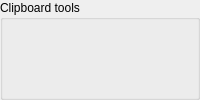
            <widget class="QGroupBox" name="groupBox_3">
             <property name="title">
              <string>Clipboard tools</string>
             </property>
             <layout class="QGridLayout">
              <property name="margin">
               <number>2</number>
              </property>
              <property name="spacing">
               <number>2</number>
              </property>
              <item row="0" column="0">
               <widget class="QPushButton" name="cutButton">
                <property name="sizePolicy">
                 <sizepolicy hsizetype="Fixed" vsizetype="Fixed">
                  <horstretch>0</horstretch>
                  <verstretch>0</verstretch>
                 </sizepolicy>
                </property>
                <property name="minimumSize">
                 <size>
                  <width>25</width>
                  <height>25</height>
                 </size>
                </property>
                <property name="maximumSize">
                 <size>
                  <width>25</width>
                  <height>25</height>
                 </size>
                </property>
                <property name="focusPolicy">
                 <enum>Qt::NoFocus</enum>
                </property>
                <property name="toolTip">
                 <string>cut</string>
                </property>
                <property name="whatsThis">
                 <string/>
                </property>
                <property name="text">
                 <string/>
                </property>
                <property name="icon">
                 <iconset theme="edit-cut" resource="board.qrc">
                  <normaloff>:/boardicons/resources/pics/editcut.png</normaloff>:/boardicons/resources/pics/editcut.png</iconset>
                </property>
                <property name="iconSize">
                 <size>
                  <width>22</width>
                  <height>22</height>
                 </size>
                </property>
                <property name="checkable">
                 <bool>false</bool>
                </property>
                <property name="flat">
                 <bool>true</bool>
                </property>
               </widget>
              </item>
              <item row="0" column="1">
               <widget class="QPushButton" name="pasteButton">
                <property name="sizePolicy">
                 <sizepolicy hsizetype="Fixed" vsizetype="Fixed">
                  <horstretch>0</horstretch>
                  <verstretch>0</verstretch>
                 </sizepolicy>
                </property>
                <property name="minimumSize">
                 <size>
                  <width>25</width>
                  <height>25</height>
                 </size>
                </property>
                <property name="maximumSize">
                 <size>
                  <width>25</width>
                  <height>25</height>
                 </size>
                </property>
                <property name="focusPolicy">
                 <enum>Qt::NoFocus</enum>
                </property>
                <property name="toolTip">
                 <string>paste</string>
                </property>
                <property name="whatsThis">
                 <string/>
                </property>
                <property name="text">
                 <string/>
                </property>
                <property name="icon">
                 <iconset resource="board.qrc">
                  <normaloff>:/boardicons/resources/pics/paste.png</normaloff>:/boardicons/resources/pics/paste.png</iconset>
                </property>
                <property name="iconSize">
                 <size>
                  <width>22</width>
                  <height>22</height>
                 </size>
                </property>
                <property name="checkable">
                 <bool>false</bool>
                </property>
                <property name="flat">
                 <bool>true</bool>
                </property>
               </widget>
              </item>
              <item row="0" column="2">
               <widget class="QPushButton" name="pasteAsVarButton">
                <property name="sizePolicy">
                 <sizepolicy hsizetype="Fixed" vsizetype="Fixed">
                  <horstretch>0</horstretch>
                  <verstretch>0</verstretch>
                 </sizepolicy>
                </property>
                <property name="minimumSize">
                 <size>
                  <width>25</width>
                  <height>25</height>
                 </size>
                </property>
                <property name="maximumSize">
                 <size>
                  <width>25</width>
                  <height>25</height>
                 </size>
                </property>
                <property name="focusPolicy">
                 <enum>Qt::NoFocus</enum>
                </property>
                <property name="toolTip">
                 <string>paste as variation</string>
                </property>
                <property name="whatsThis">
                 <string/>
                </property>
                <property name="text">
                 <string/>
                </property>
                <property name="icon">
                 <iconset resource="board.qrc">
                  <normaloff>:/boardicons/resources/pics/paste_as_var.png</normaloff>:/boardicons/resources/pics/paste_as_var.png</iconset>
                </property>
                <property name="iconSize">
                 <size>
                  <width>22</width>
                  <height>22</height>
                 </size>
                </property>
                <property name="checkable">
                 <bool>false</bool>
                </property>
                <property name="flat">
                 <bool>true</bool>
                </property>
               </widget>
              </item>
             </layout>
            </widget>
